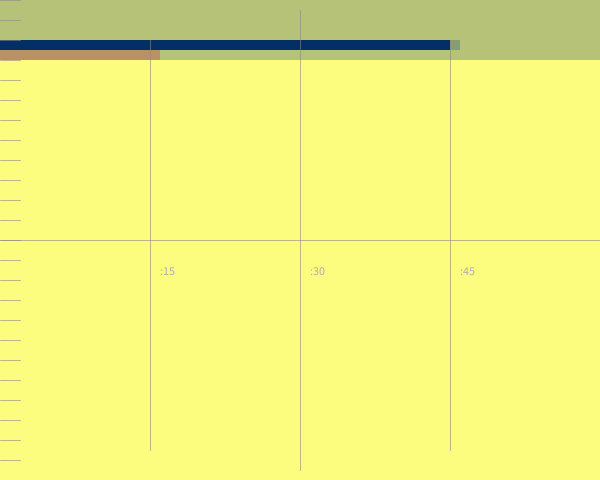
Frame 1 (no input)
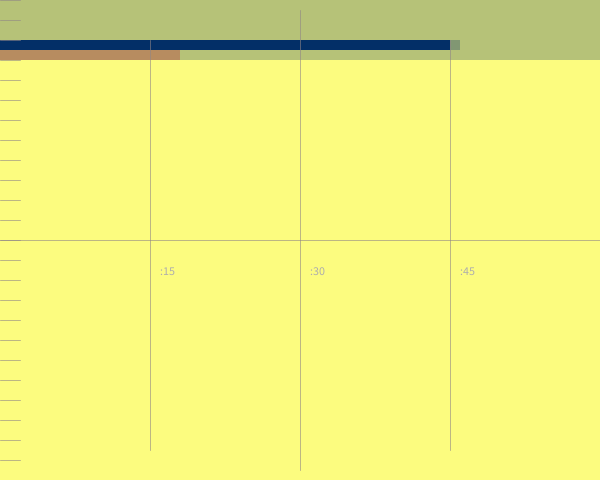
Frame 60 (the mouse pressed at the canvas centre just before this capture)
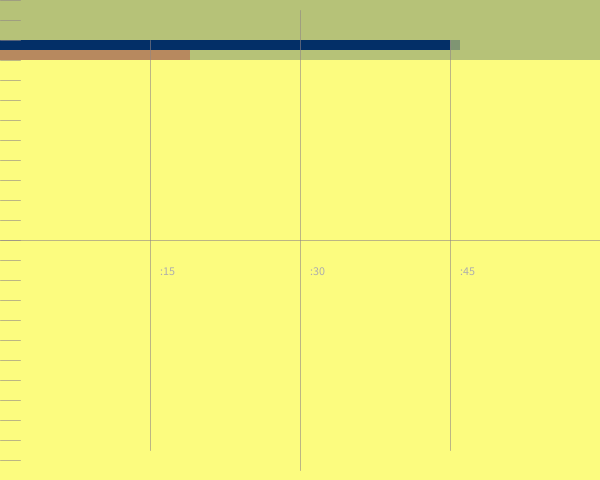
Frame 120 (the mouse held since frame 60 and released just before this capture)

The Processing sketch that drew these frames (run headless with seeded random() and noise(); from frame 60 on, the mouse is pressed at the canvas centre):

// Processing sketch: processing_57611
// ── processing_57611.pde

void setup() {
  size(600, 480);// 600 by 240 px window
}

void draw() {

  background(252,252,127);// make the backround yellow
  int q = millis(); // 1000 millis in a second
  int s = second();  // 60 seconds in a min
  int m = minute();  // 60 minutes in an hour
  int h = hour();    // 24 hours in a day
  noStroke();// no outline


  fill(173,173,173);
  text(":15",160,275);
  text(":30",310,275);
  text(":45",460,275);

  fill(255,0,17,s*4.25); // seconds
  rect(0, 20*h+10,10*s, 10); // starting x, starting y, x wide, y tall

  fill(3,47,103); // min
  rect(0, h*20, 10*m, 10); // starting x, starting y, x wide, y tall

  fill(3,47,103, 4.2*s); // min
  rect(0, h*20, 10*(m+1), 10); // starting x, starting y, x wide, y tall

  fill(3,47,103,50+(.5*m)); // hours
  rect(0, 0, 600, (20*(h+1))); // starting x, starting y, x wide, y tall

  stroke(142,133,134,150);
  for(int counter=0; counter<25; counter++) {
    line(0, counter*20, 20, counter*20);
    println(counter);
  }

  line(0,240,600,240); // one centerline directly across
  line(300,10,300,470); // 30 min mark
  line(150,40,150,450); // 15 min mark
  line(450,40,450,450); // 45 min mark
}
